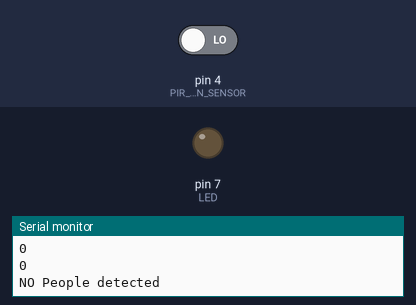
The sketch below on a simulated Arduino Uno, built with avr-gcc and run on an emulated ATmega328P. On the bench: output pins drawn as LEDs (lit = HIGH), the last lines printed to the serial monitor. The inputs (shaded band) are chosen by the test bench; at power-on: pin 4 (PIR_MOTION_SENSOR) LOW.

Above: at 2.8 s.
2.9 s: pin 4 (PIR_MOTION_SENSOR) driven HIGH
At 3.7 s:
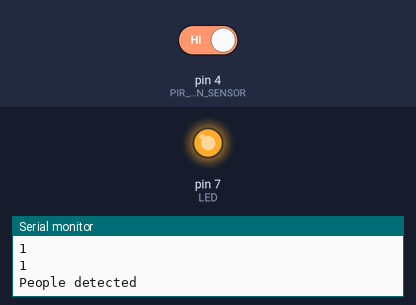
4.5 s: pin 4 (PIR_MOTION_SENSOR) driven LOW
At 6.4 s:
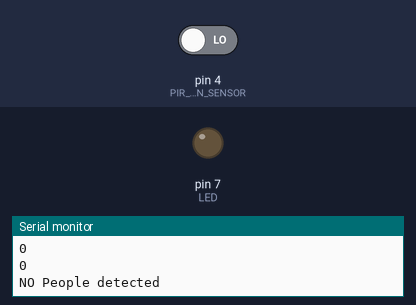
Timing chart, 0 to 7.9 s (numbered marks = the images above; inputs shaded):
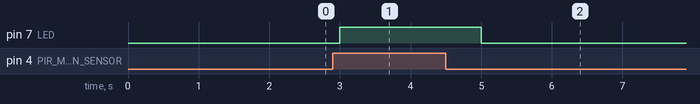

The sketch:

test.ino
```cpp
// and the Grove LED Socket is connected to pin D7.

/*macro definitions of PIR motion sensor pin and LED pin*/
#define PIR_MOTION_SENSOR 4 //Use pin D4 to receive the signal from the module
#define LED 7 //the Grove - LED is connected to D7 of Arduino


void setup()
{
    // initialize serial communication at 9600 bits per second:
    Serial.begin(9600);
    pinMode(PIR_MOTION_SENSOR, INPUT);
    pinMode(LED,OUTPUT);
}

void loop()
{
    if(isPeopleDetected())
    {
        digitalWrite(LED, HIGH);
        Serial.println("People detected");
        //delay(1000);
    }
    else
    {
        Serial.println("NO People detected");
        digitalWrite(LED, LOW);
        //delay(1000);
    }

    //Delay the output sample
    delay(1000);
}


/***************************************************************/
/*Function: Detect whether anyone moves in it's detecting range*/
/*Return:-boolean, true is someone detected.*/
boolean isPeopleDetected()
{
    int sensorValue = digitalRead(PIR_MOTION_SENSOR);
    Serial.println(sensorValue);
    if(sensorValue == HIGH)
    {
        Serial.println(sensorValue);
        return true;
    }
    else
    {
        Serial.println(sensorValue);
        return false;
    }
}
```

Measured:
- after the input at 2.9 s, pin 7 (LED): LOW → HIGH after 0.10 s
- after the input at 4.5 s, pin 7 (LED): HIGH → LOW after 0.50 s
